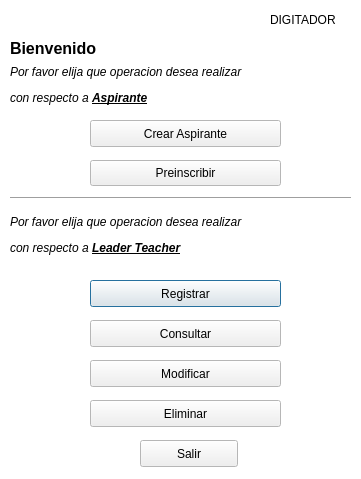
<?xml version="1.0" encoding="UTF-8"?>
<ui version="4.0">
 <class>VistaDigitador</class>
 <widget class="QDialog" name="VistaDigitador">
  <property name="geometry">
   <rect>
    <x>0</x>
    <y>0</y>
    <width>361</width>
    <height>479</height>
   </rect>
  </property>
  <property name="palette">
   <palette>
    <active>
     <colorrole role="Base">
      <brush brushstyle="SolidPattern">
       <color alpha="255">
        <red>255</red>
        <green>255</green>
        <blue>255</blue>
       </color>
      </brush>
     </colorrole>
     <colorrole role="Window">
      <brush brushstyle="SolidPattern">
       <color alpha="255">
        <red>255</red>
        <green>255</green>
        <blue>255</blue>
       </color>
      </brush>
     </colorrole>
    </active>
    <inactive>
     <colorrole role="Base">
      <brush brushstyle="SolidPattern">
       <color alpha="255">
        <red>255</red>
        <green>255</green>
        <blue>255</blue>
       </color>
      </brush>
     </colorrole>
     <colorrole role="Window">
      <brush brushstyle="SolidPattern">
       <color alpha="255">
        <red>255</red>
        <green>255</green>
        <blue>255</blue>
       </color>
      </brush>
     </colorrole>
    </inactive>
    <disabled>
     <colorrole role="Base">
      <brush brushstyle="SolidPattern">
       <color alpha="255">
        <red>255</red>
        <green>255</green>
        <blue>255</blue>
       </color>
      </brush>
     </colorrole>
     <colorrole role="Window">
      <brush brushstyle="SolidPattern">
       <color alpha="255">
        <red>255</red>
        <green>255</green>
        <blue>255</blue>
       </color>
      </brush>
     </colorrole>
    </disabled>
   </palette>
  </property>
  <property name="windowTitle">
   <string>Dialog</string>
  </property>
  <widget class="QLabel" name="label">
   <property name="geometry">
    <rect>
     <x>10</x>
     <y>40</y>
     <width>311</width>
     <height>17</height>
    </rect>
   </property>
   <property name="font">
    <font>
     <pointsize>12</pointsize>
     <weight>75</weight>
     <bold>true</bold>
    </font>
   </property>
   <property name="text">
    <string>Bienvenido</string>
   </property>
  </widget>
  <widget class="QPushButton" name="btRegistrarLT">
   <property name="geometry">
    <rect>
     <x>90</x>
     <y>280</y>
     <width>191</width>
     <height>27</height>
    </rect>
   </property>
   <property name="text">
    <string>Registrar</string>
   </property>
  </widget>
  <widget class="QPushButton" name="btConsultarLT">
   <property name="geometry">
    <rect>
     <x>90</x>
     <y>320</y>
     <width>191</width>
     <height>27</height>
    </rect>
   </property>
   <property name="text">
    <string>Consultar</string>
   </property>
  </widget>
  <widget class="QPushButton" name="btAspirante">
   <property name="geometry">
    <rect>
     <x>90</x>
     <y>120</y>
     <width>191</width>
     <height>27</height>
    </rect>
   </property>
   <property name="text">
    <string>Crear Aspirante</string>
   </property>
   <property name="shortcut">
    <string extracomment="Preinscripcion"/>
   </property>
  </widget>
  <widget class="QPushButton" name="btModificarLT">
   <property name="geometry">
    <rect>
     <x>90</x>
     <y>360</y>
     <width>191</width>
     <height>27</height>
    </rect>
   </property>
   <property name="text">
    <string>Modificar</string>
   </property>
  </widget>
  <widget class="QPushButton" name="btSalir">
   <property name="geometry">
    <rect>
     <x>140</x>
     <y>440</y>
     <width>98</width>
     <height>27</height>
    </rect>
   </property>
   <property name="text">
    <string>Salir</string>
   </property>
  </widget>
  <widget class="QLabel" name="label_2">
   <property name="geometry">
    <rect>
     <x>10</x>
     <y>60</y>
     <width>281</width>
     <height>51</height>
    </rect>
   </property>
   <property name="text">
    <string>&lt;html&gt;&lt;head/&gt;&lt;body&gt;&lt;p&gt;&lt;span style=&quot; font-style:italic;&quot;&gt;Por favor elija que operacion desea realizar&lt;/span&gt;&lt;/p&gt;&lt;p&gt;&lt;span style=&quot; font-style:italic;&quot;&gt;con respecto a &lt;/span&gt;&lt;span style=&quot; font-weight:600; font-style:italic; text-decoration: underline;&quot;&gt;Aspirante&lt;/span&gt;&lt;/p&gt;&lt;/body&gt;&lt;/html&gt;</string>
   </property>
  </widget>
  <widget class="QLabel" name="label_3">
   <property name="geometry">
    <rect>
     <x>270</x>
     <y>10</y>
     <width>81</width>
     <height>20</height>
    </rect>
   </property>
   <property name="text">
    <string>DIGITADOR</string>
   </property>
  </widget>
  <widget class="QPushButton" name="btPreinscribir">
   <property name="geometry">
    <rect>
     <x>90</x>
     <y>160</y>
     <width>191</width>
     <height>26</height>
    </rect>
   </property>
   <property name="text">
    <string>Preinscribir</string>
   </property>
  </widget>
  <widget class="QPushButton" name="btEliminarLT">
   <property name="geometry">
    <rect>
     <x>90</x>
     <y>400</y>
     <width>191</width>
     <height>27</height>
    </rect>
   </property>
   <property name="text">
    <string>Eliminar</string>
   </property>
  </widget>
  <widget class="Line" name="line">
   <property name="geometry">
    <rect>
     <x>10</x>
     <y>190</y>
     <width>341</width>
     <height>16</height>
    </rect>
   </property>
   <property name="orientation">
    <enum>Qt::Horizontal</enum>
   </property>
  </widget>
  <widget class="QLabel" name="label_4">
   <property name="geometry">
    <rect>
     <x>10</x>
     <y>210</y>
     <width>281</width>
     <height>51</height>
    </rect>
   </property>
   <property name="text">
    <string>&lt;html&gt;&lt;head/&gt;&lt;body&gt;&lt;p&gt;&lt;span style=&quot; font-style:italic;&quot;&gt;Por favor elija que operacion desea realizar&lt;/span&gt;&lt;/p&gt;&lt;p&gt;&lt;span style=&quot; font-style:italic;&quot;&gt;con respecto a &lt;/span&gt;&lt;span style=&quot; font-weight:600; font-style:italic; text-decoration: underline;&quot;&gt;Leader Teacher&lt;/span&gt;&lt;/p&gt;&lt;/body&gt;&lt;/html&gt;</string>
   </property>
  </widget>
 </widget>
 <tabstops>
  <tabstop>btAspirante</tabstop>
  <tabstop>btPreinscribir</tabstop>
  <tabstop>btRegistrarLT</tabstop>
  <tabstop>btConsultarLT</tabstop>
  <tabstop>btModificarLT</tabstop>
  <tabstop>btEliminarLT</tabstop>
  <tabstop>btSalir</tabstop>
 </tabstops>
 <resources/>
 <connections/>
</ui>
